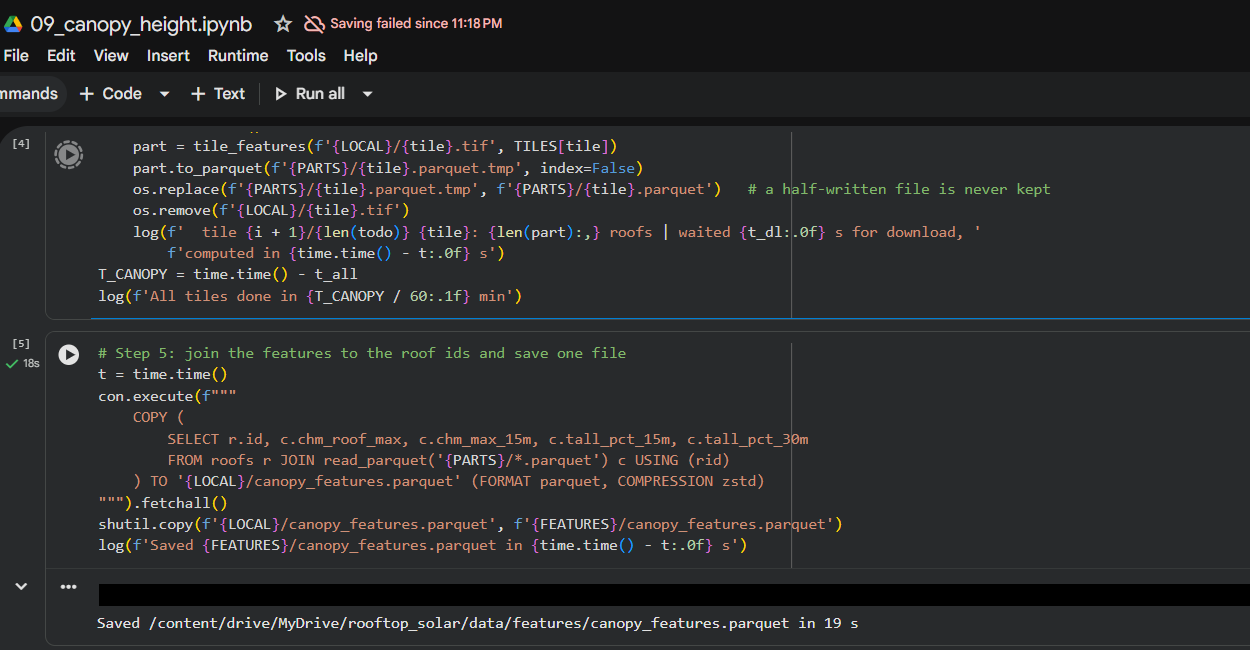
#> input picture report/figures/crop_colab.png, 1250 x 650 px, given in place of shot_qgis_label.png, which was not available
$ python make_crops.py
#> lines starting #> are read from the running program, lines starting #| are printed output that depends on the picture
"""Crop the screenshots to the part that matters for each slide."""
from PIL import Image

F = 'D:/claude_anti/Rooftop solar potential(b_spatial)/report/figures/'
crops = {
    'shot_qgis_label': ('crop_qgis_label', (190, 175, 1920, 985)),   # labelling buttons + map with cyan roof
    'shot_esri': ('crop_trees', (560, 420, 1420, 905)),               # houses under coconut / homestead trees
    'shot_colab09': ('crop_colab', (80, 330, 1880, 860)),             # notebook cells + output
}
for src, (dst, box) in crops.items():
    im = Image.open(F + src + '.png').crop(box)
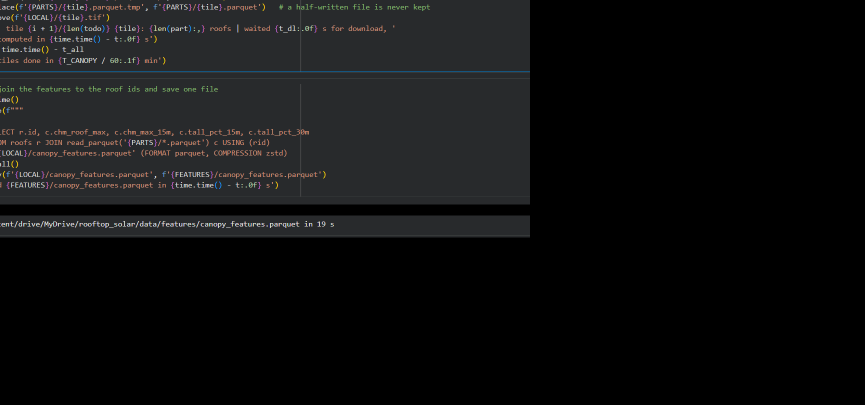
#> im: PIL image 1730x810 RGB (shown at 1/2 size); mean R, G, B 15.8, 16.2, 16.7
    im.save(F + dst + '.png')
    print(dst, im.size)
#| crop_qgis_label (1730, 810)
im = Image.open(F + 'spark_sql_plan.png')
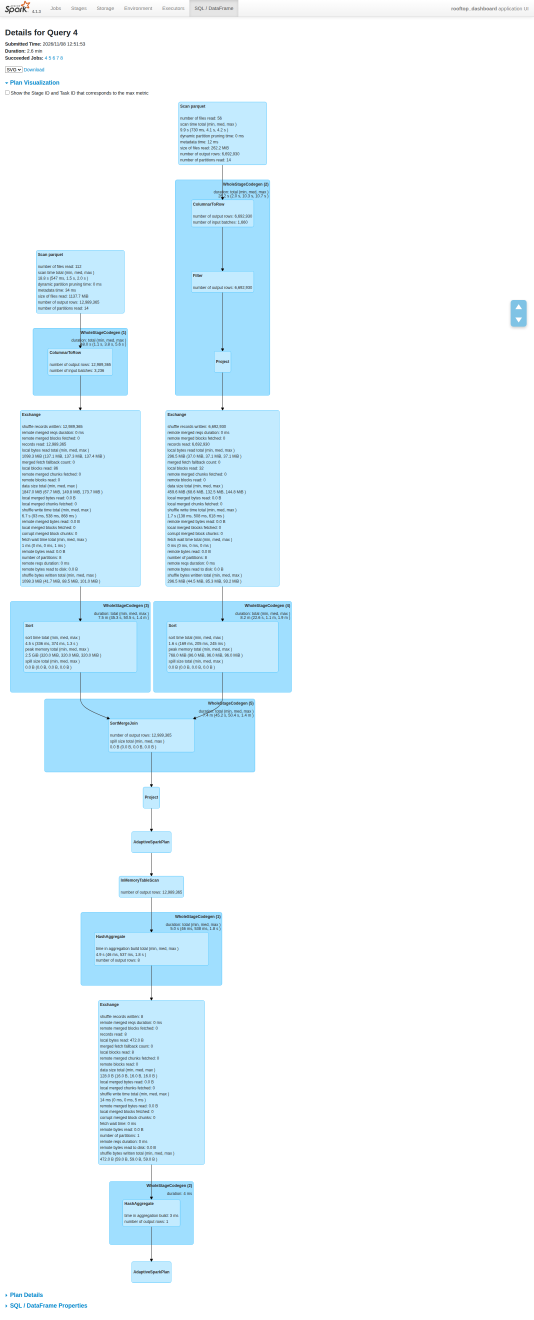
#> input picture report/figures/spark_sql_plan.png, 1600 x 3959 px, found by its file name (shown at 1/3 size)
#> im is the input picture: PIL image 1600x3959 RGB; mean R, G, B 236.2, 247, 252.4
print('sql plan', im.size)
#| sql plan (1600, 3959)
im.crop((0, 0, im.width, min(im.height, 1300))).save(F + 'crop_sql_plan.png')
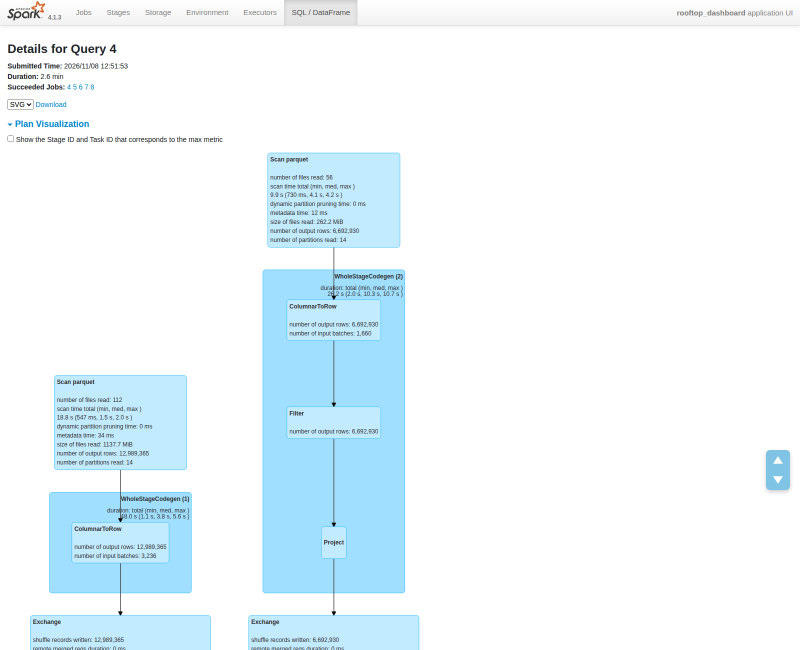
#> saved as crop_sql_plan.png: PIL image 1600x1300 RGB (shown at 1/2 size); mean R, G, B 237.5, 247.3, 252.2
